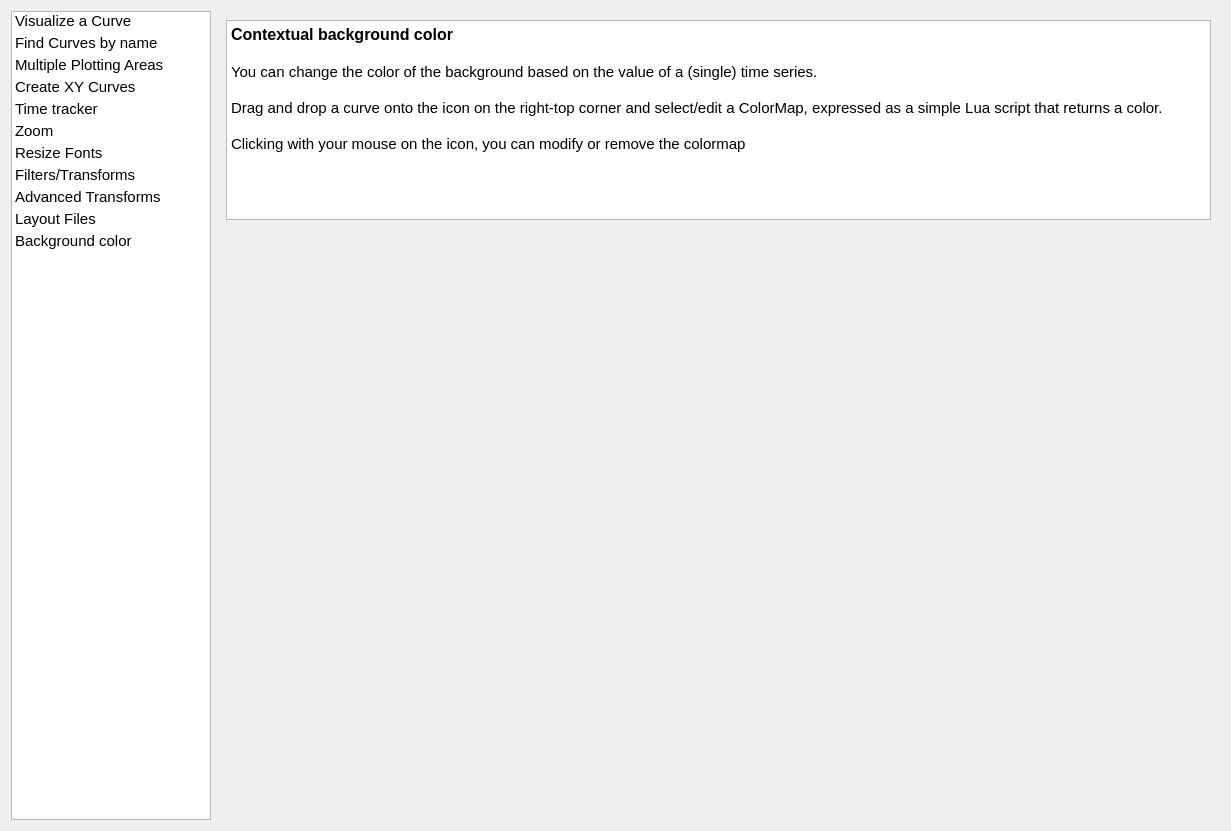
<?xml version="1.0" encoding="UTF-8"?>
<ui version="4.0">
 <class>CheatsheetDialog</class>
 <widget class="QDialog" name="CheatsheetDialog">
  <property name="geometry">
   <rect>
    <x>0</x>
    <y>0</y>
    <width>1231</width>
    <height>831</height>
   </rect>
  </property>
  <property name="windowTitle">
   <string>Tips and tricks</string>
  </property>
  <layout class="QVBoxLayout" name="verticalLayout_3">
   <item>
    <layout class="QHBoxLayout" name="horizontalLayout" stretch="0,2">
     <item>
      <widget class="QListWidget" name="listWidget">
       <property name="minimumSize">
        <size>
         <width>200</width>
         <height>0</height>
        </size>
       </property>
       <property name="maximumSize">
        <size>
         <width>200</width>
         <height>16777215</height>
        </size>
       </property>
       <property name="font">
        <font>
         <pointsize>11</pointsize>
        </font>
       </property>
       <property name="spacing">
        <number>2</number>
       </property>
       <property name="gridSize">
        <size>
         <width>196</width>
         <height>22</height>
        </size>
       </property>
       <item>
        <property name="text">
         <string>Visualize a Curve</string>
        </property>
       </item>
       <item>
        <property name="text">
         <string>Find Curves by name</string>
        </property>
       </item>
       <item>
        <property name="text">
         <string>Multiple Plotting Areas</string>
        </property>
       </item>
       <item>
        <property name="text">
         <string>Create XY Curves</string>
        </property>
       </item>
       <item>
        <property name="text">
         <string>Time tracker</string>
        </property>
       </item>
       <item>
        <property name="text">
         <string>Zoom</string>
        </property>
       </item>
       <item>
        <property name="text">
         <string>Resize Fonts</string>
        </property>
       </item>
       <item>
        <property name="text">
         <string>Filters/Transforms</string>
        </property>
       </item>
       <item>
        <property name="text">
         <string>Advanced Transforms</string>
        </property>
       </item>
       <item>
        <property name="text">
         <string>Layout Files</string>
        </property>
       </item>
       <item>
        <property name="text">
         <string>Background color</string>
        </property>
       </item>
      </widget>
     </item>
     <item>
      <widget class="QStackedWidget" name="stackedWidget">
       <property name="minimumSize">
        <size>
         <width>1000</width>
         <height>800</height>
        </size>
       </property>
       <property name="currentIndex">
        <number>10</number>
       </property>
       <widget class="QWidget" name="page_1">
        <layout class="QVBoxLayout" name="verticalLayout" stretch="0,1">
         <property name="leftMargin">
          <number>0</number>
         </property>
         <property name="topMargin">
          <number>0</number>
         </property>
         <property name="rightMargin">
          <number>0</number>
         </property>
         <property name="bottomMargin">
          <number>0</number>
         </property>
         <item>
          <widget class="QTextBrowser" name="textBrowser">
           <property name="minimumSize">
            <size>
             <width>0</width>
             <height>200</height>
            </size>
           </property>
           <property name="html">
            <string>&lt;!DOCTYPE HTML PUBLIC &quot;-//W3C//DTD HTML 4.0//EN&quot; &quot;http://www.w3.org/TR/REC-html40/strict.dtd&quot;&gt;
&lt;html&gt;&lt;head&gt;&lt;meta name=&quot;qrichtext&quot; content=&quot;1&quot; /&gt;&lt;style type=&quot;text/css&quot;&gt;
p, li { white-space: pre-wrap; }
&lt;/style&gt;&lt;/head&gt;&lt;body style=&quot; font-family:'Ubuntu'; font-size:11pt; font-weight:400; font-style:normal;&quot;&gt;
&lt;p style=&quot; margin-top:0px; margin-bottom:0px; margin-left:0px; margin-right:0px; -qt-block-indent:0; text-indent:0px;&quot;&gt;&lt;span style=&quot; font-size:12pt; font-weight:600;&quot;&gt;Visualize a Curve&lt;/span&gt;&lt;/p&gt;
&lt;p style=&quot;-qt-paragraph-type:empty; margin-top:0px; margin-bottom:0px; margin-left:0px; margin-right:0px; -qt-block-indent:0; text-indent:0px;&quot;&gt;&lt;br /&gt;&lt;/p&gt;
&lt;p style=&quot; margin-top:0px; margin-bottom:0px; margin-left:0px; margin-right:0px; -qt-block-indent:0; text-indent:0px;&quot;&gt;On the left size you have a list of available time series / curves.&lt;/p&gt;
&lt;p style=&quot;-qt-paragraph-type:empty; margin-top:0px; margin-bottom:0px; margin-left:0px; margin-right:0px; -qt-block-indent:0; text-indent:0px;&quot;&gt;&lt;br /&gt;&lt;/p&gt;
&lt;p style=&quot; margin-top:0px; margin-bottom:0px; margin-left:0px; margin-right:0px; -qt-block-indent:0; text-indent:0px;&quot;&gt;Drag and Drop into the Plotting Area using the &lt;span style=&quot; font-weight:600;&quot;&gt;LEFT Mouse&lt;/span&gt; button. You may select more than one curve using keeping the CTRL key pressed.&lt;/p&gt;&lt;/body&gt;&lt;/html&gt;</string>
           </property>
          </widget>
         </item>
         <item>
          <widget class="QLabel" name="labelImage_1">
           <property name="minimumSize">
            <size>
             <width>900</width>
             <height>600</height>
            </size>
           </property>
           <property name="text">
            <string/>
           </property>
           <property name="scaledContents">
            <bool>false</bool>
           </property>
           <property name="alignment">
            <set>Qt::AlignCenter</set>
           </property>
          </widget>
         </item>
        </layout>
       </widget>
       <widget class="QWidget" name="page_2">
        <layout class="QVBoxLayout" name="verticalLayout_2" stretch="0,1">
         <property name="leftMargin">
          <number>0</number>
         </property>
         <property name="topMargin">
          <number>0</number>
         </property>
         <property name="rightMargin">
          <number>0</number>
         </property>
         <property name="bottomMargin">
          <number>0</number>
         </property>
         <item>
          <widget class="QTextBrowser" name="textBrowser_2">
           <property name="minimumSize">
            <size>
             <width>0</width>
             <height>250</height>
            </size>
           </property>
           <property name="html">
            <string>&lt;!DOCTYPE HTML PUBLIC &quot;-//W3C//DTD HTML 4.0//EN&quot; &quot;http://www.w3.org/TR/REC-html40/strict.dtd&quot;&gt;
&lt;html&gt;&lt;head&gt;&lt;meta name=&quot;qrichtext&quot; content=&quot;1&quot; /&gt;&lt;style type=&quot;text/css&quot;&gt;
p, li { white-space: pre-wrap; }
&lt;/style&gt;&lt;/head&gt;&lt;body style=&quot; font-family:'Ubuntu'; font-size:11pt; font-weight:400; font-style:normal;&quot;&gt;
&lt;p style=&quot; margin-top:0px; margin-bottom:0px; margin-left:0px; margin-right:0px; -qt-block-indent:0; text-indent:0px;&quot;&gt;&lt;span style=&quot; font-size:12pt; font-weight:600;&quot;&gt;Select/Find a curve&lt;/span&gt;&lt;/p&gt;
&lt;p style=&quot;-qt-paragraph-type:empty; margin-top:0px; margin-bottom:0px; margin-left:0px; margin-right:0px; -qt-block-indent:0; text-indent:0px;&quot;&gt;&lt;br /&gt;&lt;/p&gt;
&lt;p style=&quot; margin-top:0px; margin-bottom:0px; margin-left:0px; margin-right:0px; -qt-block-indent:0; text-indent:0px;&quot;&gt;Hundreds or thousands of timeseries? The search filter on the left side can help you find easily one or more curve.&lt;/p&gt;
&lt;p style=&quot; margin-top:0px; margin-bottom:0px; margin-left:0px; margin-right:0px; -qt-block-indent:0; text-indent:0px;&quot;&gt;Use one or more chunks of text that the name of the curve must contain.&lt;/p&gt;
&lt;p style=&quot;-qt-paragraph-type:empty; margin-top:0px; margin-bottom:0px; margin-left:0px; margin-right:0px; -qt-block-indent:0; text-indent:0px;&quot;&gt;&lt;br /&gt;&lt;/p&gt;
&lt;p style=&quot; margin-top:0px; margin-bottom:0px; margin-left:0px; margin-right:0px; -qt-block-indent:0; text-indent:0px;&quot;&gt;For instance, the search filter &lt;span style=&quot; font-weight:600;&quot;&gt;&amp;quot;pos x&lt;/span&gt;&amp;quot; will select:&lt;/p&gt;
&lt;p style=&quot;-qt-paragraph-type:empty; margin-top:0px; margin-bottom:0px; margin-left:0px; margin-right:0px; -qt-block-indent:0; text-indent:0px;&quot;&gt;&lt;br /&gt;&lt;/p&gt;
&lt;p style=&quot; margin-top:0px; margin-bottom:0px; margin-left:0px; margin-right:0px; -qt-block-indent:0; text-indent:0px;&quot;&gt;-  /turtle1/&lt;span style=&quot; font-weight:600;&quot;&gt;pos&lt;/span&gt;e/&lt;span style=&quot; font-weight:600;&quot;&gt;x&lt;/span&gt;&lt;/p&gt;
&lt;p style=&quot; margin-top:0px; margin-bottom:0px; margin-left:0px; margin-right:0px; -qt-block-indent:0; text-indent:0px;&quot;&gt;-  /turtle2/&lt;span style=&quot; font-weight:600;&quot;&gt;pos&lt;/span&gt;e/&lt;span style=&quot; font-weight:600;&quot;&gt;x&lt;/span&gt;&lt;/p&gt;&lt;/body&gt;&lt;/html&gt;</string>
           </property>
          </widget>
         </item>
         <item>
          <widget class="QLabel" name="labelImage_2">
           <property name="minimumSize">
            <size>
             <width>900</width>
             <height>600</height>
            </size>
           </property>
           <property name="text">
            <string/>
           </property>
           <property name="scaledContents">
            <bool>false</bool>
           </property>
           <property name="alignment">
            <set>Qt::AlignCenter</set>
           </property>
          </widget>
         </item>
        </layout>
       </widget>
       <widget class="QWidget" name="page_3">
        <layout class="QVBoxLayout" name="verticalLayout_4" stretch="0,1">
         <property name="leftMargin">
          <number>0</number>
         </property>
         <property name="topMargin">
          <number>0</number>
         </property>
         <property name="rightMargin">
          <number>0</number>
         </property>
         <property name="bottomMargin">
          <number>0</number>
         </property>
         <item>
          <widget class="QTextBrowser" name="textBrowser_3">
           <property name="minimumSize">
            <size>
             <width>0</width>
             <height>200</height>
            </size>
           </property>
           <property name="html">
            <string>&lt;!DOCTYPE HTML PUBLIC &quot;-//W3C//DTD HTML 4.0//EN&quot; &quot;http://www.w3.org/TR/REC-html40/strict.dtd&quot;&gt;
&lt;html&gt;&lt;head&gt;&lt;meta name=&quot;qrichtext&quot; content=&quot;1&quot; /&gt;&lt;style type=&quot;text/css&quot;&gt;
p, li { white-space: pre-wrap; }
&lt;/style&gt;&lt;/head&gt;&lt;body style=&quot; font-family:'Ubuntu'; font-size:11pt; font-weight:400; font-style:normal;&quot;&gt;
&lt;p style=&quot; margin-top:0px; margin-bottom:0px; margin-left:0px; margin-right:0px; -qt-block-indent:0; text-indent:0px;&quot;&gt;&lt;span style=&quot; font-size:12pt; font-weight:600;&quot;&gt;Multiple Plotting Areas&lt;/span&gt;&lt;/p&gt;
&lt;p style=&quot;-qt-paragraph-type:empty; margin-top:0px; margin-bottom:0px; margin-left:0px; margin-right:0px; -qt-block-indent:0; text-indent:0px;&quot;&gt;&lt;br /&gt;&lt;/p&gt;
&lt;p style=&quot; margin-top:0px; margin-bottom:0px; margin-left:0px; margin-right:0px; -qt-block-indent:0; text-indent:0px;&quot;&gt;PlotJuggler allows you to have multiple Plotting Areas.&lt;/p&gt;
&lt;p style=&quot;-qt-paragraph-type:empty; margin-top:0px; margin-bottom:0px; margin-left:0px; margin-right:0px; -qt-block-indent:0; text-indent:0px;&quot;&gt;&lt;br /&gt;&lt;/p&gt;
&lt;p style=&quot; margin-top:0px; margin-bottom:0px; margin-left:0px; margin-right:0px; -qt-block-indent:0; text-indent:0px;&quot;&gt;- You can split an Area vertically or horizontally (&lt;span style=&quot; font-weight:600;&quot;&gt;A&lt;/span&gt;)&lt;/p&gt;
&lt;p style=&quot; margin-top:0px; margin-bottom:0px; margin-left:0px; margin-right:0px; -qt-block-indent:0; text-indent:0px;&quot;&gt;- You may create multiple tabs (&lt;span style=&quot; font-weight:600;&quot;&gt;B&lt;/span&gt;).&lt;/p&gt;
&lt;p style=&quot; margin-top:0px; margin-bottom:0px; margin-left:0px; margin-right:0px; -qt-block-indent:0; text-indent:0px;&quot;&gt;- You can temporary see a single Area in &amp;quot;fullscreen&amp;quot; mode (&lt;span style=&quot; font-weight:600;&quot;&gt;C&lt;/span&gt;)&lt;/p&gt;
&lt;p style=&quot; margin-top:0px; margin-bottom:0px; margin-left:0px; margin-right:0px; -qt-block-indent:0; text-indent:0px;&quot;&gt;- Areas can be moved and re-arranged. Drag and drop on its title to move it (&lt;span style=&quot; font-weight:600;&quot;&gt;D&lt;/span&gt;)&lt;/p&gt;&lt;/body&gt;&lt;/html&gt;</string>
           </property>
          </widget>
         </item>
         <item>
          <widget class="QLabel" name="labelImage_3">
           <property name="minimumSize">
            <size>
             <width>0</width>
             <height>600</height>
            </size>
           </property>
           <property name="text">
            <string/>
           </property>
           <property name="scaledContents">
            <bool>false</bool>
           </property>
           <property name="alignment">
            <set>Qt::AlignCenter</set>
           </property>
          </widget>
         </item>
        </layout>
       </widget>
       <widget class="QWidget" name="page_4">
        <layout class="QVBoxLayout" name="verticalLayout_5" stretch="0,1">
         <property name="leftMargin">
          <number>0</number>
         </property>
         <property name="topMargin">
          <number>0</number>
         </property>
         <property name="rightMargin">
          <number>0</number>
         </property>
         <property name="bottomMargin">
          <number>0</number>
         </property>
         <item>
          <widget class="QTextBrowser" name="textBrowser_4">
           <property name="minimumSize">
            <size>
             <width>0</width>
             <height>200</height>
            </size>
           </property>
           <property name="html">
            <string>&lt;!DOCTYPE HTML PUBLIC &quot;-//W3C//DTD HTML 4.0//EN&quot; &quot;http://www.w3.org/TR/REC-html40/strict.dtd&quot;&gt;
&lt;html&gt;&lt;head&gt;&lt;meta name=&quot;qrichtext&quot; content=&quot;1&quot; /&gt;&lt;style type=&quot;text/css&quot;&gt;
p, li { white-space: pre-wrap; }
&lt;/style&gt;&lt;/head&gt;&lt;body style=&quot; font-family:'Ubuntu'; font-size:11pt; font-weight:400; font-style:normal;&quot;&gt;
&lt;p style=&quot; margin-top:0px; margin-bottom:0px; margin-left:0px; margin-right:0px; -qt-block-indent:0; text-indent:0px;&quot;&gt;&lt;span style=&quot; font-size:12pt; font-weight:600;&quot;&gt;Create a XY Curve&lt;/span&gt;&lt;/p&gt;
&lt;p style=&quot;-qt-paragraph-type:empty; margin-top:0px; margin-bottom:0px; margin-left:0px; margin-right:0px; -qt-block-indent:0; text-indent:0px;&quot;&gt;&lt;br /&gt;&lt;/p&gt;
&lt;p style=&quot; margin-top:0px; margin-bottom:0px; margin-left:0px; margin-right:0px; -qt-block-indent:0; text-indent:0px;&quot;&gt;PlotJuggler is mainly used to visualize timeseries, i.e. plots where the X axis represent time.&lt;/p&gt;
&lt;p style=&quot;-qt-paragraph-type:empty; margin-top:0px; margin-bottom:0px; margin-left:0px; margin-right:0px; -qt-block-indent:0; text-indent:0px;&quot;&gt;&lt;br /&gt;&lt;/p&gt;
&lt;p style=&quot; margin-top:0px; margin-bottom:0px; margin-left:0px; margin-right:0px; -qt-block-indent:0; text-indent:0px;&quot;&gt;You can combine two timeseries into a XY curve, but only when they share  the same time axis. &lt;/p&gt;
&lt;p style=&quot;-qt-paragraph-type:empty; margin-top:0px; margin-bottom:0px; margin-left:0px; margin-right:0px; -qt-block-indent:0; text-indent:0px;&quot;&gt;&lt;br /&gt;&lt;/p&gt;
&lt;p style=&quot; margin-top:0px; margin-bottom:0px; margin-left:0px; margin-right:0px; -qt-block-indent:0; text-indent:0px;&quot;&gt;Select two curves (keeping the CTRL key pressed) and Drag &amp;amp; Drop them using the&lt;span style=&quot; font-weight:600;&quot;&gt; RIGHT Mouse&lt;/span&gt; button.&lt;/p&gt;&lt;/body&gt;&lt;/html&gt;</string>
           </property>
          </widget>
         </item>
         <item>
          <widget class="QLabel" name="labelImage_4">
           <property name="minimumSize">
            <size>
             <width>900</width>
             <height>600</height>
            </size>
           </property>
           <property name="text">
            <string/>
           </property>
           <property name="scaledContents">
            <bool>false</bool>
           </property>
           <property name="alignment">
            <set>Qt::AlignCenter</set>
           </property>
          </widget>
         </item>
        </layout>
       </widget>
       <widget class="QWidget" name="page_5">
        <layout class="QVBoxLayout" name="verticalLayout_6" stretch="0,1">
         <property name="leftMargin">
          <number>0</number>
         </property>
         <property name="topMargin">
          <number>0</number>
         </property>
         <property name="rightMargin">
          <number>0</number>
         </property>
         <property name="bottomMargin">
          <number>0</number>
         </property>
         <item>
          <widget class="QTextBrowser" name="textBrowser_5">
           <property name="minimumSize">
            <size>
             <width>0</width>
             <height>250</height>
            </size>
           </property>
           <property name="html">
            <string>&lt;!DOCTYPE HTML PUBLIC &quot;-//W3C//DTD HTML 4.0//EN&quot; &quot;http://www.w3.org/TR/REC-html40/strict.dtd&quot;&gt;
&lt;html&gt;&lt;head&gt;&lt;meta name=&quot;qrichtext&quot; content=&quot;1&quot; /&gt;&lt;style type=&quot;text/css&quot;&gt;
p, li { white-space: pre-wrap; }
&lt;/style&gt;&lt;/head&gt;&lt;body style=&quot; font-family:'Ubuntu'; font-size:11pt; font-weight:400; font-style:normal;&quot;&gt;
&lt;p style=&quot; margin-top:0px; margin-bottom:0px; margin-left:0px; margin-right:0px; -qt-block-indent:0; text-indent:0px;&quot;&gt;&lt;span style=&quot; font-size:12pt; font-weight:600;&quot;&gt;The time tracker&lt;/span&gt;&lt;/p&gt;
&lt;p style=&quot;-qt-paragraph-type:empty; margin-top:0px; margin-bottom:0px; margin-left:0px; margin-right:0px; -qt-block-indent:0; text-indent:0px;&quot;&gt;&lt;br /&gt;&lt;/p&gt;
&lt;p style=&quot; margin-top:0px; margin-bottom:0px; margin-left:0px; margin-right:0px; -qt-block-indent:0; text-indent:0px;&quot;&gt;The time tracker is a vertical line that is used to see the value of the curves across Plotting Areas (&lt;span style=&quot; font-weight:600;&quot;&gt;A&lt;/span&gt;). Use button &lt;span style=&quot; font-weight:600;&quot;&gt;B&lt;/span&gt; to customize the amount of information shown. &lt;/p&gt;
&lt;p style=&quot;-qt-paragraph-type:empty; margin-top:0px; margin-bottom:0px; margin-left:0px; margin-right:0px; -qt-block-indent:0; text-indent:0px;&quot;&gt;&lt;br /&gt;&lt;/p&gt;
&lt;p style=&quot; margin-top:0px; margin-bottom:0px; margin-left:0px; margin-right:0px; -qt-block-indent:0; text-indent:0px;&quot;&gt;You can move the time tracker using the time slider at the bottom or pressing &lt;span style=&quot; font-weight:600;&quot;&gt;[SHIFT + Left Mouse]&lt;/span&gt; on any plot.&lt;/p&gt;
&lt;p style=&quot;-qt-paragraph-type:empty; margin-top:0px; margin-bottom:0px; margin-left:0px; margin-right:0px; -qt-block-indent:0; text-indent:0px;&quot;&gt;&lt;br /&gt;&lt;/p&gt;
&lt;p style=&quot; margin-top:0px; margin-bottom:0px; margin-left:0px; margin-right:0px; -qt-block-indent:0; text-indent:0px;&quot;&gt;The purpose of the time tracker is not limited to visualization: in fact, its position triggers the so called &amp;quot;Statepublishers&amp;quot; (&lt;span style=&quot; font-weight:600;&quot;&gt;C&lt;/span&gt;), which will react to the motion of the tracker. Use the play button (&lt;span style=&quot; font-weight:600;&quot;&gt;D&lt;/span&gt;) to animate the tracker.&lt;/p&gt;
&lt;p style=&quot;-qt-paragraph-type:empty; margin-top:0px; margin-bottom:0px; margin-left:0px; margin-right:0px; -qt-block-indent:0; text-indent:0px;&quot;&gt;&lt;br /&gt;&lt;/p&gt;&lt;/body&gt;&lt;/html&gt;</string>
           </property>
          </widget>
         </item>
         <item>
          <widget class="QLabel" name="labelImage_5">
           <property name="minimumSize">
            <size>
             <width>900</width>
             <height>600</height>
            </size>
           </property>
           <property name="text">
            <string/>
           </property>
           <property name="scaledContents">
            <bool>false</bool>
           </property>
           <property name="alignment">
            <set>Qt::AlignCenter</set>
           </property>
          </widget>
         </item>
        </layout>
       </widget>
       <widget class="QWidget" name="page_6">
        <layout class="QVBoxLayout" name="verticalLayout_7" stretch="0,1">
         <property name="leftMargin">
          <number>0</number>
         </property>
         <property name="topMargin">
          <number>0</number>
         </property>
         <property name="rightMargin">
          <number>0</number>
         </property>
         <property name="bottomMargin">
          <number>0</number>
         </property>
         <item>
          <widget class="QTextBrowser" name="textBrowser_6">
           <property name="minimumSize">
            <size>
             <width>0</width>
             <height>250</height>
            </size>
           </property>
           <property name="html">
            <string>&lt;!DOCTYPE HTML PUBLIC &quot;-//W3C//DTD HTML 4.0//EN&quot; &quot;http://www.w3.org/TR/REC-html40/strict.dtd&quot;&gt;
&lt;html&gt;&lt;head&gt;&lt;meta name=&quot;qrichtext&quot; content=&quot;1&quot; /&gt;&lt;style type=&quot;text/css&quot;&gt;
p, li { white-space: pre-wrap; }
&lt;/style&gt;&lt;/head&gt;&lt;body style=&quot; font-family:'Ubuntu'; font-size:11pt; font-weight:400; font-style:normal;&quot;&gt;
&lt;p style=&quot; margin-top:0px; margin-bottom:0px; margin-left:0px; margin-right:0px; -qt-block-indent:0; text-indent:0px;&quot;&gt;&lt;span style=&quot; font-size:12pt; font-weight:600;&quot;&gt;Zoom&lt;/span&gt;&lt;/p&gt;
&lt;p style=&quot;-qt-paragraph-type:empty; margin-top:0px; margin-bottom:0px; margin-left:0px; margin-right:0px; -qt-block-indent:0; text-indent:0px;&quot;&gt;&lt;br /&gt;&lt;/p&gt;
&lt;p style=&quot; margin-top:0px; margin-bottom:0px; margin-left:0px; margin-right:0px; -qt-block-indent:0; text-indent:0px;&quot;&gt;There are multiple way to zoom the Plotting Area:&lt;/p&gt;
&lt;p style=&quot;-qt-paragraph-type:empty; margin-top:0px; margin-bottom:0px; margin-left:0px; margin-right:0px; -qt-block-indent:0; text-indent:0px;&quot;&gt;&lt;br /&gt;&lt;/p&gt;
&lt;p style=&quot; margin-top:0px; margin-bottom:0px; margin-left:0px; margin-right:0px; -qt-block-indent:0; text-indent:0px;&quot;&gt;1) LEFT click and select a rectangle (&lt;span style=&quot; font-weight:600;&quot;&gt;A&lt;/span&gt;)&lt;/p&gt;
&lt;p style=&quot; margin-top:0px; margin-bottom:0px; margin-left:0px; margin-right:0px; -qt-block-indent:0; text-indent:0px;&quot;&gt;2) Use the mouse wheel to zoom in/out.&lt;/p&gt;
&lt;p style=&quot; margin-top:0px; margin-bottom:0px; margin-left:0px; margin-right:0px; -qt-block-indent:0; text-indent:0px;&quot;&gt;3) Zoom out completely pusling the button &lt;span style=&quot; font-weight:600;&quot;&gt;B&lt;/span&gt;.&lt;/p&gt;
&lt;p style=&quot; margin-top:0px; margin-bottom:0px; margin-left:0px; margin-right:0px; -qt-block-indent:0; text-indent:0px;&quot;&gt;4) Synchronize the zoom of multiple Areas using the &amp;quot;link&amp;quot; button (&lt;span style=&quot; font-weight:600;&quot;&gt;C&lt;/span&gt;).&lt;/p&gt;
&lt;p style=&quot; margin-top:0px; margin-bottom:0px; margin-left:0px; margin-right:0px; -qt-block-indent:0; text-indent:0px;&quot;&gt;5) If the mouse cursor is on top of one of the axes (&lt;span style=&quot; font-weight:600;&quot;&gt;D1/D2&lt;/span&gt;) you may use the Mouse Wheel to zoom only vertically/horizontally.&lt;/p&gt;&lt;/body&gt;&lt;/html&gt;</string>
           </property>
          </widget>
         </item>
         <item>
          <widget class="QLabel" name="labelImage_6">
           <property name="minimumSize">
            <size>
             <width>900</width>
             <height>600</height>
            </size>
           </property>
           <property name="text">
            <string/>
           </property>
           <property name="scaledContents">
            <bool>false</bool>
           </property>
           <property name="alignment">
            <set>Qt::AlignCenter</set>
           </property>
          </widget>
         </item>
        </layout>
       </widget>
       <widget class="QWidget" name="page_7">
        <layout class="QVBoxLayout" name="verticalLayout_8">
         <item>
          <widget class="QTextBrowser" name="textBrowser_7">
           <property name="minimumSize">
            <size>
             <width>0</width>
             <height>150</height>
            </size>
           </property>
           <property name="html">
            <string>&lt;!DOCTYPE HTML PUBLIC &quot;-//W3C//DTD HTML 4.0//EN&quot; &quot;http://www.w3.org/TR/REC-html40/strict.dtd&quot;&gt;
&lt;html&gt;&lt;head&gt;&lt;meta name=&quot;qrichtext&quot; content=&quot;1&quot; /&gt;&lt;style type=&quot;text/css&quot;&gt;
p, li { white-space: pre-wrap; }
&lt;/style&gt;&lt;/head&gt;&lt;body style=&quot; font-family:'Ubuntu'; font-size:11pt; font-weight:400; font-style:normal;&quot;&gt;
&lt;p style=&quot; margin-top:0px; margin-bottom:0px; margin-left:0px; margin-right:0px; -qt-block-indent:0; text-indent:0px;&quot;&gt;&lt;span style=&quot; font-size:12pt; font-weight:600;&quot;&gt;Resize Fonts&lt;/span&gt;&lt;/p&gt;
&lt;p style=&quot;-qt-paragraph-type:empty; margin-top:0px; margin-bottom:0px; margin-left:0px; margin-right:0px; -qt-block-indent:0; text-indent:0px;&quot;&gt;&lt;br /&gt;&lt;/p&gt;
&lt;p style=&quot; margin-top:0px; margin-bottom:0px; margin-left:0px; margin-right:0px; -qt-block-indent:0; text-indent:0px;&quot;&gt;Use &lt;span style=&quot; font-weight:600;&quot;&gt;CTRL + Mouse Wheel&lt;/span&gt; to resize the size of the fonts in the Curves list or the Legend.&lt;/p&gt;&lt;/body&gt;&lt;/html&gt;</string>
           </property>
          </widget>
         </item>
         <item>
          <widget class="QLabel" name="labelImage_7">
           <property name="minimumSize">
            <size>
             <width>900</width>
             <height>600</height>
            </size>
           </property>
           <property name="text">
            <string/>
           </property>
           <property name="scaledContents">
            <bool>false</bool>
           </property>
           <property name="alignment">
            <set>Qt::AlignCenter</set>
           </property>
          </widget>
         </item>
        </layout>
       </widget>
       <widget class="QWidget" name="page_8">
        <layout class="QVBoxLayout" name="verticalLayout_9">
         <property name="leftMargin">
          <number>0</number>
         </property>
         <property name="topMargin">
          <number>0</number>
         </property>
         <property name="rightMargin">
          <number>0</number>
         </property>
         <property name="bottomMargin">
          <number>0</number>
         </property>
         <item>
          <widget class="QTextBrowser" name="textBrowser_8">
           <property name="minimumSize">
            <size>
             <width>0</width>
             <height>250</height>
            </size>
           </property>
           <property name="html">
            <string>&lt;!DOCTYPE HTML PUBLIC &quot;-//W3C//DTD HTML 4.0//EN&quot; &quot;http://www.w3.org/TR/REC-html40/strict.dtd&quot;&gt;
&lt;html&gt;&lt;head&gt;&lt;meta name=&quot;qrichtext&quot; content=&quot;1&quot; /&gt;&lt;style type=&quot;text/css&quot;&gt;
p, li { white-space: pre-wrap; }
&lt;/style&gt;&lt;/head&gt;&lt;body style=&quot; font-family:'Ubuntu'; font-size:11pt; font-weight:400; font-style:normal;&quot;&gt;
&lt;p style=&quot; margin-top:0px; margin-bottom:0px; margin-left:0px; margin-right:0px; -qt-block-indent:0; text-indent:0px;&quot;&gt;&lt;span style=&quot; font-size:12pt; font-weight:600;&quot;&gt;Apply filters and simple timeseries transforms&lt;/span&gt;&lt;/p&gt;
&lt;p style=&quot;-qt-paragraph-type:empty; margin-top:0px; margin-bottom:0px; margin-left:0px; margin-right:0px; -qt-block-indent:0; text-indent:0px;&quot;&gt;&lt;br /&gt;&lt;/p&gt;
&lt;p style=&quot; margin-top:0px; margin-bottom:0px; margin-left:0px; margin-right:0px; -qt-block-indent:0; text-indent:0px;&quot;&gt;PlotJuggler provides an intuitive way to apply transformations to your data using a simple graphical interface. For instance you can apply:&lt;/p&gt;
&lt;p style=&quot;-qt-paragraph-type:empty; margin-top:0px; margin-bottom:0px; margin-left:0px; margin-right:0px; -qt-block-indent:0; text-indent:0px;&quot;&gt;&lt;br /&gt;&lt;/p&gt;
&lt;p style=&quot; margin-top:0px; margin-bottom:0px; margin-left:0px; margin-right:0px; -qt-block-indent:0; text-indent:0px;&quot;&gt;    - A moving average filter.&lt;/p&gt;
&lt;p style=&quot; margin-top:0px; margin-bottom:0px; margin-left:0px; margin-right:0px; -qt-block-indent:0; text-indent:0px;&quot;&gt;    - A first order derivative.&lt;/p&gt;
&lt;p style=&quot; margin-top:0px; margin-bottom:0px; margin-left:0px; margin-right:0px; -qt-block-indent:0; text-indent:0px;&quot;&gt;    - Calculate the integral.&lt;/p&gt;
&lt;p style=&quot; margin-top:0px; margin-bottom:0px; margin-left:0px; margin-right:0px; -qt-block-indent:0; text-indent:0px;&quot;&gt;    - An outlier removal.&lt;/p&gt;
&lt;p style=&quot; margin-top:0px; margin-bottom:0px; margin-left:0px; margin-right:0px; -qt-block-indent:0; text-indent:0px;&quot;&gt;    - Add your own using plugins!&lt;/p&gt;&lt;/body&gt;&lt;/html&gt;</string>
           </property>
          </widget>
         </item>
         <item>
          <widget class="QLabel" name="labelImage_8">
           <property name="minimumSize">
            <size>
             <width>900</width>
             <height>600</height>
            </size>
           </property>
           <property name="text">
            <string/>
           </property>
           <property name="alignment">
            <set>Qt::AlignCenter</set>
           </property>
          </widget>
         </item>
        </layout>
       </widget>
       <widget class="QWidget" name="page_9">
        <layout class="QVBoxLayout" name="verticalLayout_10" stretch="0,1">
         <property name="leftMargin">
          <number>0</number>
         </property>
         <property name="topMargin">
          <number>0</number>
         </property>
         <property name="rightMargin">
          <number>0</number>
         </property>
         <property name="bottomMargin">
          <number>0</number>
         </property>
         <item>
          <widget class="QTextBrowser" name="textBrowser_9">
           <property name="minimumSize">
            <size>
             <width>0</width>
             <height>250</height>
            </size>
           </property>
           <property name="html">
            <string>&lt;!DOCTYPE HTML PUBLIC &quot;-//W3C//DTD HTML 4.0//EN&quot; &quot;http://www.w3.org/TR/REC-html40/strict.dtd&quot;&gt;
&lt;html&gt;&lt;head&gt;&lt;meta name=&quot;qrichtext&quot; content=&quot;1&quot; /&gt;&lt;style type=&quot;text/css&quot;&gt;
p, li { white-space: pre-wrap; }
&lt;/style&gt;&lt;/head&gt;&lt;body style=&quot; font-family:'Ubuntu'; font-size:11pt; font-weight:400; font-style:normal;&quot;&gt;
&lt;p style=&quot; margin-top:0px; margin-bottom:0px; margin-left:0px; margin-right:0px; -qt-block-indent:0; text-indent:0px;&quot;&gt;&lt;span style=&quot; font-size:12pt; font-weight:600;&quot;&gt;Advanced transforms: create a custom timeseries&lt;/span&gt;&lt;/p&gt;
&lt;p style=&quot;-qt-paragraph-type:empty; margin-top:0px; margin-bottom:0px; margin-left:0px; margin-right:0px; -qt-block-indent:0; text-indent:0px; font-size:12pt; font-weight:600;&quot;&gt;&lt;br /&gt;&lt;/p&gt;
&lt;p style=&quot; margin-top:0px; margin-bottom:0px; margin-left:0px; margin-right:0px; -qt-block-indent:0; text-indent:0px;&quot;&gt;You can create a&lt;span style=&quot; font-weight:600;&quot;&gt; Multiple-Inputs / Single Output&lt;/span&gt; function using existing timeseries.&lt;/p&gt;
&lt;p style=&quot; margin-top:0px; margin-bottom:0px; margin-left:0px; margin-right:0px; -qt-block-indent:0; text-indent:0px;&quot;&gt;The scripting language is based on Lua, a programming language that will take you 5 minutes to understand ;)&lt;/p&gt;
&lt;p style=&quot;-qt-paragraph-type:empty; margin-top:0px; margin-bottom:0px; margin-left:0px; margin-right:0px; -qt-block-indent:0; text-indent:0px;&quot;&gt;&lt;br /&gt;&lt;/p&gt;
&lt;p style=&quot; margin-top:0px; margin-bottom:0px; margin-left:0px; margin-right:0px; -qt-block-indent:0; text-indent:0px;&quot;&gt;&lt;span style=&quot; font-weight:600;&quot;&gt;    A&lt;/span&gt;) Main timeseries that provide the time points and a value (mandatory)&lt;/p&gt;
&lt;p style=&quot; margin-top:0px; margin-bottom:0px; margin-left:0px; margin-right:0px; -qt-block-indent:0; text-indent:0px;&quot;&gt;&lt;span style=&quot; font-weight:600;&quot;&gt;    B&lt;/span&gt;) Additional data source for multi-inputs formulas (optional).&lt;/p&gt;
&lt;p style=&quot; margin-top:0px; margin-bottom:0px; margin-left:0px; margin-right:0px; -qt-block-indent:0; text-indent:0px;&quot;&gt;&lt;span style=&quot; font-weight:600;&quot;&gt;    C&lt;/span&gt;) The main function called to create a data point.&lt;/p&gt;
&lt;p style=&quot; margin-top:0px; margin-bottom:0px; margin-left:0px; margin-right:0px; -qt-block-indent:0; text-indent:0px;&quot;&gt;&lt;span style=&quot; font-weight:600;&quot;&gt;    D&lt;/span&gt;) Global context to initialize global variables.&lt;/p&gt;
&lt;p style=&quot; margin-top:0px; margin-bottom:0px; margin-left:0px; margin-right:0px; -qt-block-indent:0; text-indent:0px;&quot;&gt;&lt;span style=&quot; font-weight:600;&quot;&gt;    E&lt;/span&gt;) Semaphore: &lt;span style=&quot; color:#cc0000;&quot;&gt;red&lt;/span&gt; if anything is wrong/missing. &lt;/p&gt;&lt;/body&gt;&lt;/html&gt;</string>
           </property>
          </widget>
         </item>
         <item>
          <widget class="QLabel" name="labelImage_9">
           <property name="minimumSize">
            <size>
             <width>900</width>
             <height>600</height>
            </size>
           </property>
           <property name="text">
            <string/>
           </property>
           <property name="scaledContents">
            <bool>false</bool>
           </property>
           <property name="alignment">
            <set>Qt::AlignCenter</set>
           </property>
          </widget>
         </item>
        </layout>
       </widget>
       <widget class="QWidget" name="page_10">
        <layout class="QVBoxLayout" name="verticalLayout_11" stretch="0,1">
         <property name="leftMargin">
          <number>0</number>
         </property>
         <property name="topMargin">
          <number>0</number>
         </property>
         <property name="rightMargin">
          <number>0</number>
         </property>
         <property name="bottomMargin">
          <number>0</number>
         </property>
         <item>
          <widget class="QTextBrowser" name="textBrowser_10">
           <property name="minimumSize">
            <size>
             <width>0</width>
             <height>150</height>
            </size>
           </property>
           <property name="maximumSize">
            <size>
             <width>16777215</width>
             <height>16777215</height>
            </size>
           </property>
           <property name="html">
            <string>&lt;!DOCTYPE HTML PUBLIC &quot;-//W3C//DTD HTML 4.0//EN&quot; &quot;http://www.w3.org/TR/REC-html40/strict.dtd&quot;&gt;
&lt;html&gt;&lt;head&gt;&lt;meta name=&quot;qrichtext&quot; content=&quot;1&quot; /&gt;&lt;style type=&quot;text/css&quot;&gt;
p, li { white-space: pre-wrap; }
&lt;/style&gt;&lt;/head&gt;&lt;body style=&quot; font-family:'Ubuntu'; font-size:11pt; font-weight:400; font-style:normal;&quot;&gt;
&lt;p style=&quot; margin-top:0px; margin-bottom:0px; margin-left:0px; margin-right:0px; -qt-block-indent:0; text-indent:0px;&quot;&gt;&lt;span style=&quot; font-size:12pt; font-weight:600;&quot;&gt;Save/Load the Layout&lt;/span&gt;&lt;/p&gt;
&lt;p style=&quot;-qt-paragraph-type:empty; margin-top:0px; margin-bottom:0px; margin-left:0px; margin-right:0px; -qt-block-indent:0; text-indent:0px; font-size:12pt; font-weight:600;&quot;&gt;&lt;br /&gt;&lt;/p&gt;
&lt;p style=&quot; margin-top:0px; margin-bottom:0px; margin-left:0px; margin-right:0px; -qt-block-indent:0; text-indent:0px;&quot;&gt;Once you carefully crafted your curves, transforms, Plotting Areas and Tabs, you can save to file the entire layour and load it later.&lt;/p&gt;
&lt;p style=&quot;-qt-paragraph-type:empty; margin-top:0px; margin-bottom:0px; margin-left:0px; margin-right:0px; -qt-block-indent:0; text-indent:0px;&quot;&gt;&lt;br /&gt;&lt;/p&gt;
&lt;p style=&quot; margin-top:0px; margin-bottom:0px; margin-left:0px; margin-right:0px; -qt-block-indent:0; text-indent:0px;&quot;&gt;Furthermore... do you know that &lt;span style=&quot; font-weight:600;&quot;&gt;CTRL+Z &lt;/span&gt;(undo) and &lt;span style=&quot; font-weight:600;&quot;&gt;CTRL+SHIFT+Z &lt;/span&gt;(redo) works too?&lt;/p&gt;&lt;/body&gt;&lt;/html&gt;</string>
           </property>
          </widget>
         </item>
         <item>
          <widget class="QLabel" name="labelImage_10">
           <property name="minimumSize">
            <size>
             <width>900</width>
             <height>600</height>
            </size>
           </property>
           <property name="text">
            <string/>
           </property>
           <property name="scaledContents">
            <bool>false</bool>
           </property>
           <property name="alignment">
            <set>Qt::AlignCenter</set>
           </property>
          </widget>
         </item>
        </layout>
       </widget>
       <widget class="QWidget" name="page_11">
        <layout class="QVBoxLayout" name="verticalLayout_12" stretch="0,1">
         <item>
          <widget class="QTextBrowser" name="textBrowser_11">
           <property name="minimumSize">
            <size>
             <width>0</width>
             <height>200</height>
            </size>
           </property>
           <property name="html">
            <string>&lt;!DOCTYPE HTML PUBLIC &quot;-//W3C//DTD HTML 4.0//EN&quot; &quot;http://www.w3.org/TR/REC-html40/strict.dtd&quot;&gt;
&lt;html&gt;&lt;head&gt;&lt;meta name=&quot;qrichtext&quot; content=&quot;1&quot; /&gt;&lt;style type=&quot;text/css&quot;&gt;
p, li { white-space: pre-wrap; }
&lt;/style&gt;&lt;/head&gt;&lt;body style=&quot; font-family:'Ubuntu'; font-size:11pt; font-weight:400; font-style:normal;&quot;&gt;
&lt;p style=&quot; margin-top:0px; margin-bottom:0px; margin-left:0px; margin-right:0px; -qt-block-indent:0; text-indent:0px;&quot;&gt;&lt;span style=&quot; font-size:12pt; font-weight:600;&quot;&gt;Contextual background color&lt;/span&gt;&lt;/p&gt;
&lt;p style=&quot;-qt-paragraph-type:empty; margin-top:0px; margin-bottom:0px; margin-left:0px; margin-right:0px; -qt-block-indent:0; text-indent:0px; font-size:12pt; font-weight:600;&quot;&gt;&lt;br /&gt;&lt;/p&gt;
&lt;p style=&quot; margin-top:0px; margin-bottom:0px; margin-left:0px; margin-right:0px; -qt-block-indent:0; text-indent:0px;&quot;&gt;You can change the color of the background based on the value of a (single) time series.&lt;/p&gt;
&lt;p style=&quot;-qt-paragraph-type:empty; margin-top:0px; margin-bottom:0px; margin-left:0px; margin-right:0px; -qt-block-indent:0; text-indent:0px;&quot;&gt;&lt;br /&gt;&lt;/p&gt;
&lt;p style=&quot; margin-top:0px; margin-bottom:0px; margin-left:0px; margin-right:0px; -qt-block-indent:0; text-indent:0px;&quot;&gt;Drag and drop a curve onto the icon on the right-top corner and select/edit a ColorMap, expressed as a simple Lua script that returns a color. &lt;/p&gt;
&lt;p style=&quot;-qt-paragraph-type:empty; margin-top:0px; margin-bottom:0px; margin-left:0px; margin-right:0px; -qt-block-indent:0; text-indent:0px;&quot;&gt;&lt;br /&gt;&lt;/p&gt;
&lt;p style=&quot; margin-top:0px; margin-bottom:0px; margin-left:0px; margin-right:0px; -qt-block-indent:0; text-indent:0px;&quot;&gt;Clicking with your mouse on the icon, you can modify or remove the colormap&lt;/p&gt;&lt;/body&gt;&lt;/html&gt;</string>
           </property>
          </widget>
         </item>
         <item>
          <widget class="QLabel" name="labelImage_11">
           <property name="text">
            <string/>
           </property>
           <property name="scaledContents">
            <bool>true</bool>
           </property>
          </widget>
         </item>
        </layout>
       </widget>
      </widget>
     </item>
    </layout>
   </item>
  </layout>
 </widget>
 <resources/>
 <connections/>
</ui>
